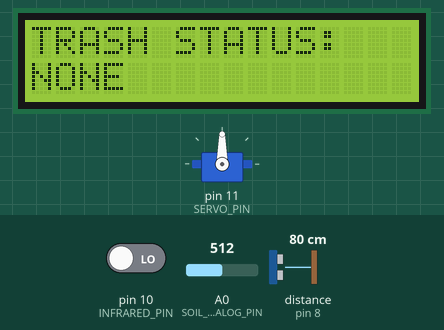
Simulated run of this program. Board: Arduino Uno, built with avr-gcc and run on an emulated ATmega328P. On the bench: 16×2 character LCD, servo. The test bench sets the inputs (shaded band); at power-on: pin 10 (INFRARED_PIN) LOW, A0 (SOIL_MOISTURE_ANALOG_PIN) = 512, distance to the obstacle (sensor on pin 8) 80 cm. The echo pulse lasts 58.3 µs per cm; what the program prints to the serial monitor is not drawn.

Above: at 1.2 s.
1.3 s: pin 10 (INFRARED_PIN) driven HIGH
At 2.8 s:
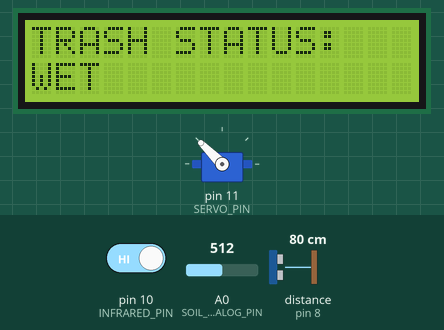
3.1 s: A0 (SOIL_MOISTURE_ANALOG_PIN) set to 582
4.6 s: A0 (SOIL_MOISTURE_ANALOG_PIN) set to 613
At 5.8 s:
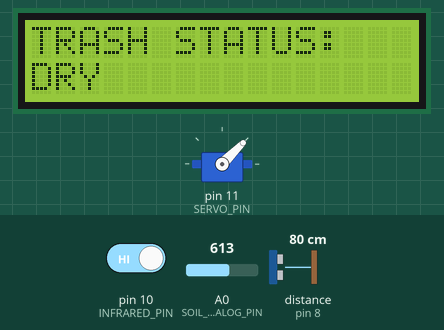
6.1 s: A0 (SOIL_MOISTURE_ANALOG_PIN) set to 590
At 6.6 s:
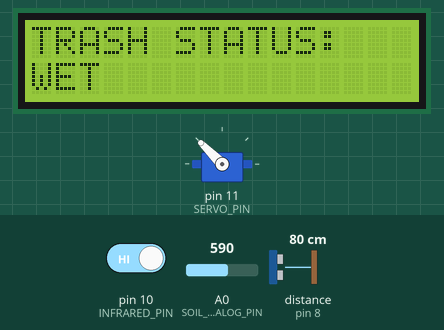
7.6 s: A0 (SOIL_MOISTURE_ANALOG_PIN) set to 610
At 8.7 s:
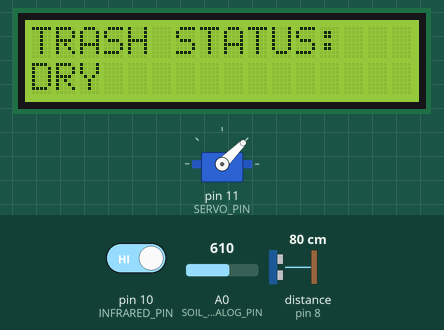
Timing chart, 0 to 10.2 s (numbered marks = the images above; inputs shaded):
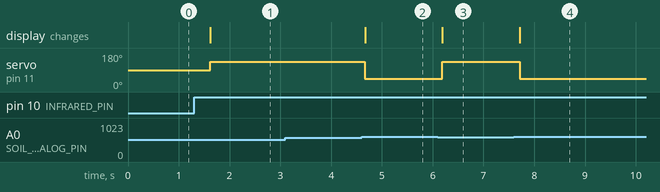

The program:

main.cpp
```cpp
#include <LiquidCrystal_I2C.h>
#include <NewPing.h>
#include <Servo.h>

// pin setup
#define ULTRASONIC_TRIG_PIN 9
#define ULTRASONIC_ECHO_PIN 8
#define SOIL_MOISTURE_ANALOG_PIN A0
#define INFRARED_PIN 10
#define SERVO_PIN 11

LiquidCrystal_I2C lcd(0x27, 16, 2);
NewPing sonar(ULTRASONIC_TRIG_PIN, ULTRASONIC_ECHO_PIN, 200);
Servo myServo;

// servo angles
int leftAngle = 45;   // dry trash goes left
int rightAngle = 135; // wet trash goes right

void setup() {
  lcd.init();
  lcd.backlight();
  Serial.begin(9600);

  pinMode(SOIL_MOISTURE_ANALOG_PIN, INPUT);
  pinMode(INFRARED_PIN, INPUT);

  myServo.attach(SERVO_PIN);
  myServo.write(90); // center by default
}

void loop() {
  // check soil moisture
  int soilMoistureAnalogValue = analogRead(SOIL_MOISTURE_ANALOG_PIN);
  bool isDry = soilMoistureAnalogValue > 600; // dry if high

  // get distance from ultrasonic
  long duration = sonar.ping();
  int distance = duration / 58.2;

  // check if object is in front
  bool isObjectDetected = (digitalRead(INFRARED_PIN) == HIGH);// && (distance < 11);

  // lcd display
  lcd.clear();
  lcd.setCursor(0, 0);
  lcd.print("TRASH STATUS:");

  // logic
  if (isObjectDetected) {
    if (isDry) {
      myServo.write(leftAngle); // dry -> left
      lcd.setCursor(0, 1);
      lcd.print("DRY");
    } else {
      myServo.write(rightAngle); // wet -> right
      lcd.setCursor(0, 1);
      lcd.print("WET");
    }
  } else {
    myServo.write(90); // no trash -> center
    lcd.setCursor(0, 1);
    lcd.print("NONE");
  }

  // serial monitor output
  Serial.print("Distance: ");
  Serial.print(distance);
  Serial.print(" cm | Infrared: ");
  Serial.print(digitalRead(INFRARED_PIN));
  Serial.print(" | Moisture: ");
  Serial.println(isDry ? "Dry" : "Wet");

  delay(1500);
}
```

Measured:
- the behaviour switches between 600 and 601 on A0 (SOIL_MOISTURE_ANALOG_PIN) (found by bisection; images 1 and 2)
- after the input at 1.3 s, servo on pin 11 (SERVO_PIN): 90° → 135° after 0.31 s; the display: changes after 0.32 s (image 1)
- after the input at 3.1 s, every drawn part: stays the same
- after the input at 4.6 s, servo on pin 11 (SERVO_PIN): 135° → 45° after 0.07 s; the display: changes after 0.07 s (image 2)
- after the input at 6.1 s, servo on pin 11 (SERVO_PIN): 45° → 135° after 0.09 s; the display: changes after 0.09 s (image 3)
- after the input at 7.6 s, servo on pin 11 (SERVO_PIN): 135° → 45° after 0.12 s; the display: changes after 0.12 s (image 4)
